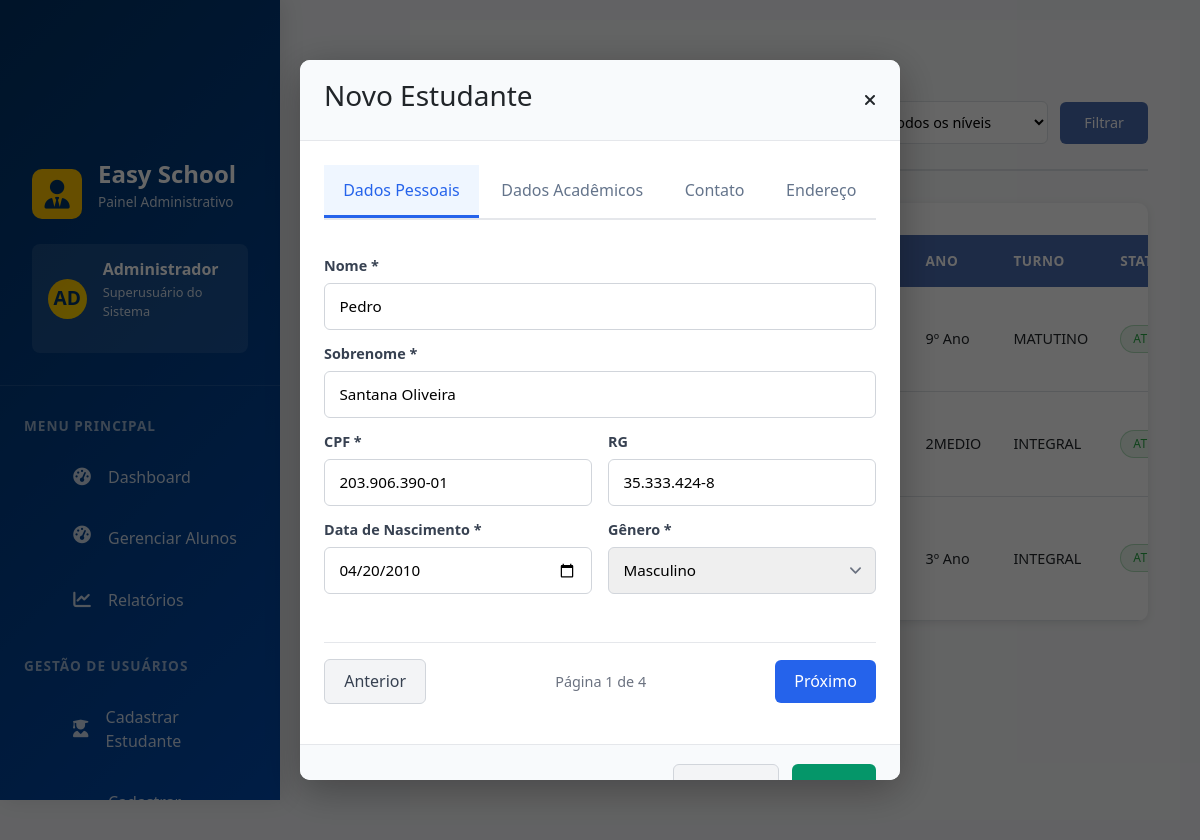
/administrator/dashboard/list/student/edit/num/2, run on the app's committed database.
### student/models.py (models this page shows, shortened)
class Student(PersonUser):
    GRADE_LEVEL_CHOICES = [
        ('INFANTIL', 'Educação Infantil'),
        ('FUNDAMENTAL1', 'Ensino Fundamental I'),
        ('FUNDAMENTAL2', 'Ensino Fundamental II'),
        ('MEDIO', 'Ensino Médio'),
        ('SUPERIOR', 'Ensino Superior'),
    ]
    SPECIFIC_GRADE_CHOICES = [
        ('1ANO', '1º Ano'), ('2ANO', '2º Ano'), ('3ANO', '3º Ano'),
        ('4ANO', '4º Ano'), ('5ANO', '5º Ano'), ('6ANO', '6º Ano'),
        ('7ANO', '7º Ano'), ('8ANO', '8º Ano'), ('9ANO', '9º Ano'),
        ('1MEDIO', '1º Ano EM'), ('2MEDIO', '2º Ano EM'), ('3MEDIO', '3º Ano EM'),
    ]
    enrollment_number = models.CharField(
        max_length=20,
        unique=True,
        verbose_name='Matrícula'
    )
    grade_level = models.CharField(
        max_length=20,
        choices=GRADE_LEVEL_CHOICES,
        verbose_name='Nível de Ensino'
    )
    specific_grade = models.CharField(
        max_length=20,
        choices=SPECIFIC_GRADE_CHOICES,
        verbose_name='Série/Ano'
    )
    shift = models.CharField(
        max_length=20,
        choices=[
            ('MATUTINO', 'Matutino'),
            ('VESPERTINO', 'Vespertino'),
            ('NOTURNO', 'Noturno'),
            ('INTEGRAL', 'Integral'),
        ],
        verbose_name='Turno'
    )
    enrollment_date = models.DateField(
        verbose_name='Data de Matrícula',
        auto_now_add=True
    )
    father_name = models.CharField(max_length=100, verbose_name='Nome do Pai', blank=True, null=True)
    mother_name = models.CharField(max_length=100, verbose_name='Nome da Mãe', blank=True, null=True)
    guardian_name = models.CharField(max_length=100, verbose_name='Responsável', blank=True, null=True)
    guardian_phone = models.CharField(max_length=15, verbose_name='Telefone do Responsável', blank=True, null=True)
    photo = models.ImageField(
        upload_to='students/photos/',
        verbose_name='Foto',
        blank=True,
        null=True
    )
    class Meta:
        verbose_name = 'Estudante'
        verbose_name_plural = 'Estudantes'
        ordering = ['enrollment_number']

### administrator/views.py (the view)
# urls.py: path('dashboard/list/student/edit/num/<int:student_id>', admin_views.openModal_edit, name='openModal_edit'),
def openModal_edit(request, student_id):
    students = Student.objects.all()
    student = get_object_or_404(Student, id=student_id)
    context = {
        'students': students,
        'student': student,
        'open_student_modal': True,
        'page': 'list_students',
        "is_edit": True,
        "form_action": reverse("student:student_edit_account", args=[student.id]),
        "student": student,
    }
    return render(request, 'dashboard_admin/dashboard.html', context)

### administrator/templatetags/student_filters.py (called while the page is built)
@register.filter(name='get_grade_level_display')
def get_grade_level_display(value):
    grade_levels = {
        'FUNDAMENTAL1': 'Fundamental I',
        'FUNDAMENTAL2': 'Fundamental II',
        'MEDIO': 'Ensino Médio',
        'SUPERIOR': 'Ensino Superior',
    }
    return grade_levels.get(value, value)

@register.filter(name='get_grade_display')
def get_grade_display(value):
    grades = {
        '1ANO': '1º Ano',
        '2ANO': '2º Ano',
        '3ANO': '3º Ano',
        '4ANO': '4º Ano',
        '5ANO': '5º Ano',
        '6ANO': '6º Ano',
        '7ANO': '7º Ano',
        '8ANO': '8º Ano',
        '9ANO': '9º Ano',
        '1SERIE': '1ª Série',
        '2SERIE': '2ª Série',
        '3SERIE': '3ª Série',
    }
    return grades.get(value, value)

@register.filter(name='get_shift_display')
def get_shift_display(value):
    shifts = {
        'MORNING': 'Manhã',
        'AFTERNOON': 'Tarde',
        'NIGHT': 'Noite',
        'FULL': 'Integral',
    }
    return shifts.get(value, value)

### administrator/templates/dashboard_admin/dashboard.html (shortened to what this page needs)
{% extends "base/base.html" %}
{% load static %}
{% block sidebar %}
    {% include "sidebar_admin/sidebar.html" %}
{% endblock %}
{% block content %}
    {% if page == "list_students" %}
        {% include "student/list.html" %}
    {% elif page == "list_teachers" %}
        {% include "teachers/list.html" %}
    {% else %}
        {% include "content/content.html" %}
    {% endif %}
    {% include "modals/create_student_modal.html" %}
{% endblock %}

### administrator/templates/student/list.html (shortened to what this page needs)
{% load student_filters %}
<div class="student-page">
    <div class="student-header">
        <div class="header-left">
            <h2>Alunos</h2>
            <span class="subtitle">
            </span>
        </div>
        <div class="header-right">
            <div class="header-right">
                <div class="action-bar">
                    <button id="openStudentModal" class="btn-primary">
                        <span>Novo Estudante</span>
                </div>
            </div>
            <form method="get" class="filter-form">
                <select name="level">
                    <option value="">Todos os níveis</option>
                </select>
                <button type="submit" class="btn btn-primary">
                    Filtrar
                </button>
            </form>
        </div>
    </div>
    <div class="table-wrapper">
        <table class="student-table">
            <thead>
                <tr>
                    <th>Aluno</th>
                    <th>Matrícula</th>
                    <th>Nível</th>
                    <th>Ano</th>
                    <th>Turno</th>
                    <th>Status</th>
                </tr>
            </thead>
            <tbody>
                {% for student in students %}
                <tr>
                    <td>
                        <strong>{{ student.first_name }} {{student.last_name}}</strong><br>
                        <small>{{ student.email }}</small>
                    </td>
                    <td>{{ student.enrollment_number }}</td>
                    <td>{{ student.grade_level|get_grade_level_display }}</td>
                    <td>{{ student.specific_grade|get_grade_display }}</td>
                    <td>{{ student.shift|get_shift_display }}</td>
                    <td>
                        {% if student.is_active %}
                            <span class="status active">Ativo</span>
                        {% else %}
                            <span class="status inactive">Inativo</span>
                        {% endif %}
                    </td>
                </tr>
                {% empty %}
                <tr>
                    <td colspan="7" class="empty">
                        Nenhum aluno encontrado
                    </td>
                </tr>
                {% endfor %}
            </tbody>
        </table>
    </div>
</div>

### administrator/templates/modals/create_student_modal.html (shortened to what this page needs)
<div class="simple-modal-overlay {% if open_student_modal %}active{% endif %}" id="modal-student">
    <div class="simple-modal">
        <div class="simple-modal-header form-scroll">
            <h3>Novo Estudante</h3>
            <a id="closeStudentModal"><i class="fa-solid fa-xmark"></i></a>
        </div>
        <div>
            <form method="post"
                action="{% if is_edit %}
                    {% url 'student:student_edit_account' student.id %}
                {% else %}
                    {% url 'student:student_create_account' %}
                {% endif %}">
                <div class="simple-modal-body ">
                    <div class="form-tabs">
                        <button type="button" class="tab-btn active" data-tab="personal">Dados Pessoais</button>
                        <button type="button" class="tab-btn" data-tab="academic">Dados Acadêmicos</button>
                        <button type="button" class="tab-btn" data-tab="contact">Contato</button>
                        <button type="button" class="tab-btn" data-tab="address">Endereço</button>
                    </div>
                    <div class="tab-content active" id="personal-tab">
                        <div class="simple-form-group">
                            <label>Nome *</label>
                            <input type="text" name="first_name" value="{{student.first_name}}" required>
                        </div>
                        <div class="simple-form-group">
                            <label>Sobrenome *</label>
                            <input type="text" name="last_name" value="{{student.last_name}}" required>
                        </div>
                        <div class="form-row">
                            <div class="simple-form-group">
                                <label>CPF *</label>
                                <input type="text" id="cpf" name="cpf" placeholder="000.000.000-00" value="{{student.cpf}}" required>
                            </div>
                            <div class="simple-form-group">
                                <label>RG</label>
                                <input type="text" id="rg" name="rg" value="{{student.rg}}">
                            </div>
                        </div>
                        <div class="form-row">
                            <div class="simple-form-group">
                                <label>Data de Nascimento *</label>
                                <input type="date" name="date_of_birth" value="{% if student %}{{ student.date_of_birth|date:'Y-m-d' }}{% endif %}" required>
                            </div>
                            <div class="simple-form-group">
                                <label>Gênero *</label>
                                <select name="gender" value="{{student_gender}}" required>
                                    <option value="M" {% if student.gender == "M"%}selected{% endif %}>Masculino</option>
                                </select>
                            </div>
                        </div>
                    </div>
                    <div class="tab-navigation">
                        <button type="button" class="btn-cancel" onclick="prevTab()">Anterior</button>
                        <span class="tab-indicator">Página <span id="current-tab">1</span> de 4</span>
                        <button type="button" class="btn-next" onclick="nextTab()">Próximo</button>
                    </div>
                </div>
                <div class="simple-modal-footer">
                    <div>
                        <a type="button" class="btn-cancel" href="{% url 'administrator:closeModal' %}"> Cancelar</a>
                    </div>
                    <button type="submit" class="btn-save" id="submit-btn">Salvar
                    </button>
                </div>
            </form>
        </div>
    </div>
</div>

### static/css/sidebar/sidebar.css (style rules this page uses)
:root { --primary-blue: #003366; --secondary-blue: #004AAD; --accent-blue: #4A90E2; --light-blue: #E8F3FF; --primary-yellow: #FEC400; --secondary-yellow: #FFD700; --light-yellow: #FFF9E6; --dark-gray: #2C3E50; --medium-gray: #5D6D7E; --light-gray: #F8F9FA; --white: #FFFFFF; --success-green: #2ECC71; --warning-orange: #F39C12; --error-red: #E74C3C; --purple: #9B59B6; --teal: #1ABC9C; --shadow: 0 8px 24px rgba(0, 0, 0, 0.08); --shadow-hover: 0 15px 35px rgba(0, 0, 0, 0.12); --radius: 16px; --radius-sm: 8px; --transition: all 0.3s cubic-bezier(0.25, 0.8, 0.25, 1); --max-width: 1600px; }
body { background-color: #f4f6f9; }

### static/css/admin/content.css (style rules this page uses)
:root { --primary-blue: #003366; --secondary-blue: #004AAD; --accent-blue: #4A90E2; --light-blue: #E8F3FF; --primary-yellow: #FEC400; --secondary-yellow: #FFD700; --light-yellow: #FFF9E6; --dark-gray: #2C3E50; --medium-gray: #5D6D7E; --light-gray: #F8F9FA; --white: #FFFFFF; --success-green: #2ECC71; --warning-orange: #F39C12; --error-red: #E74C3C; --purple: #9B59B6; --teal: #1ABC9C; --shadow: 0 8px 24px rgba(0, 0, 0, 0.08); --shadow-hover: 0 15px 35px rgba(0, 0, 0, 0.12); --radius: 16px; --radius-sm: 8px; --transition: all 0.3s cubic-bezier(0.25, 0.8, 0.25, 1); --max-width: 1600px; }

### static/css/admin/modal.css (style rules this page uses)
.simple-modal-overlay { position: fixed; inset: 0; background: rgba(0, 0, 0, 0.6); display: none; align-items: center; justify-content: center; z-index: 9999; }
.simple-modal-overlay.active { display: flex; }
.simple-modal { background: #fff; width: 100%; max-width: 600px; max-height: 90vh; border-radius: 10px; box-shadow: 0 10px 40px rgba(0,0,0,0.3); overflow: hidden; display: flex; flex-direction: column; }
.simple-modal-header { padding: 1.2rem 1.5rem; display: flex; justify-content: space-between; align-items: center; border-bottom: 1px solid #e5e7eb; background: #f8fafc; }
.simple-modal-body { padding: 1.5rem; display: flex; flex-direction: column; gap: 1.2rem; overflow-y: auto; flex: 1; }
.form-tabs { display: flex; gap: 0.2rem; border-bottom: 2px solid #e5e7eb; margin-bottom: 1rem; }
.tab-btn { padding: 0.8rem 1.2rem; background: none; border: none; border-bottom: 3px solid transparent; cursor: pointer; font-weight: 500; color: #64748b; transition: all 0.3s; }
.tab-btn.active { color: #2563eb; border-bottom-color: #2563eb; background: #eff6ff; }
.tab-content { display: none; animation: fadeIn 0.3s; }
.tab-content.active { display: block; }
.form-row { display: grid; grid-template-columns: 1fr 1fr; gap: 1rem; }
.simple-form-group { display: flex; flex-direction: column; margin-bottom: 0.8rem; }
.simple-form-group label { font-weight: 600; margin-bottom: 0.4rem; color: #374151; font-size: 0.9rem; }
.simple-form-group input, .simple-form-group select { padding: 0.7rem 0.9rem; border-radius: 6px; border: 1px solid #d1d5db; font-size: 0.95rem; transition: border-color 0.3s; }
.simple-form-group input::placeholder { color: #9ca3af; }
.simple-form-group select { appearance: none; background-position: right 0.5rem center; background-repeat: no-repeat; background-size: 1.5em 1.5em; padding-right: 2.5rem; }
.tab-navigation { display: flex; justify-content: space-between; align-items: center; padding: 1rem 0; margin-top: 1rem; border-top: 1px solid #e5e7eb; }
.tab-indicator { font-size: 0.9rem; color: #6b7280; font-weight: 500; }
.btn-next { background: #2563eb; color: white; border: none; padding: 0.6rem 1.2rem; border-radius: 6px; cursor: pointer; font-weight: 500; }
.simple-modal-footer { padding: 1.2rem 1.5rem; display: flex; justify-content: flex-end; gap: 0.8rem; border-top: 1px solid #e5e7eb; background: #f8fafc; }
.btn-cancel { background: #f3f4f6; color: #374151; border: 1px solid #d1d5db; padding: 0.6rem 1.2rem; border-radius: 6px; cursor: pointer; font-weight: 500; transition: all 0.3s; }
.btn-save { background: #059669; color: white; border: none; padding: 0.6rem 1.2rem; border-radius: 6px; cursor: pointer; font-weight: 500; transition: background 0.3s; }

### static/css/teacher/teacher_list.css (style rules this page uses)
.action-bar { padding-top: 1.2rem; }
.table-wrapper { padding-left: 2rem; padding-top: 2rem; }

### data on the page
Student: specific_grade|get_grade_display "9º Ano", shift|get_shift_display "MATUTINO", is_active "ATIVO", first_name "Pedro", last_name "Santana Oliveira", cpf "203.906.390-01", rg "35.333.424-8", date_of_birth "04/20/2010", gender "Masculino"
Student: specific_grade|get_grade_display "2MEDIO", shift|get_shift_display "INTEGRAL", is_active "ATIVO"
Student: specific_grade|get_grade_display "3º Ano", shift|get_shift_display "INTEGRAL", is_active "ATIVO"
